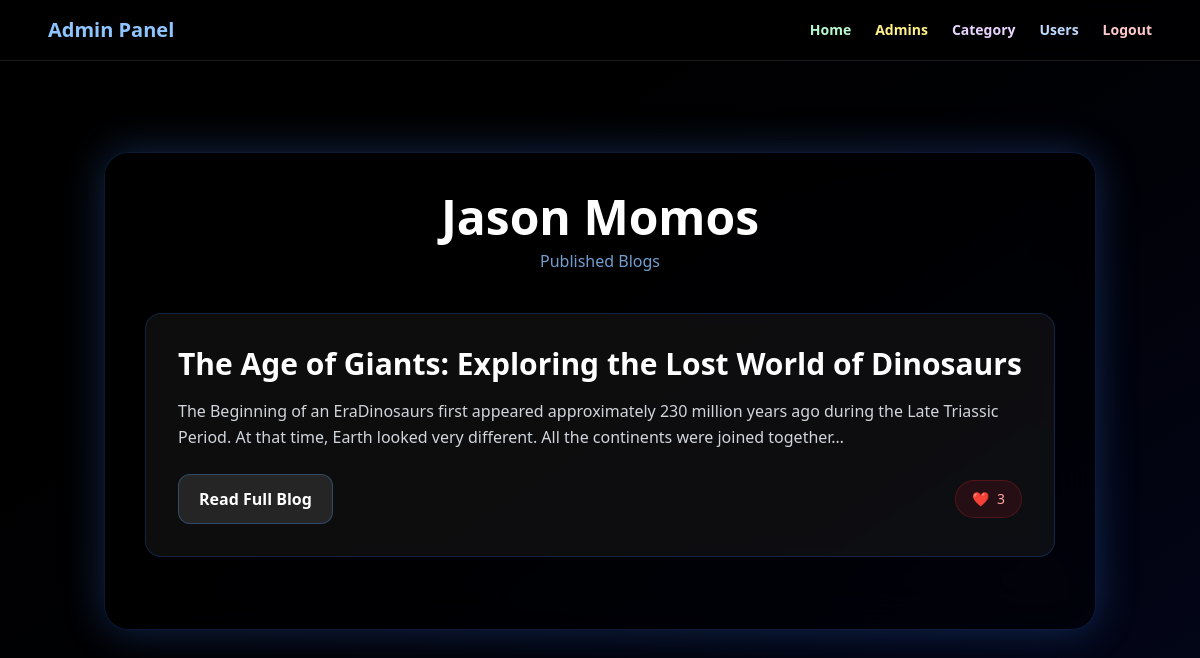
Page /administrator/ViewUserBlog/9/ (signed in) on the committed database.
### Guest/models.py (models this page shows)
class tbl_user(models.Model):
    user_name = models.CharField(max_length=50)
    user_email = models.CharField(max_length=50)
    user_password = models.CharField(max_length=50)
    user_photo = models.ImageField(upload_to="user_images/", blank=True, null=True)
    user_place = models.CharField(max_length=200)
    user_contact = models.CharField(max_length=10)
    user_gender = models.CharField(max_length=10)
    user_dateofbirth = models.CharField(max_length=10)
    joined_date = models.DateTimeField(auto_now_add=True,blank=True, null=True)

### Users/models.py (models this page shows)
class tbl_blog(models.Model):
    blog_title = models.CharField(max_length=100)
    blog_content = models.TextField()
    blog_image = models.ImageField(upload_to="blog_images/", null=True, blank=True)
    user = models.ForeignKey(tbl_user, on_delete=models.CASCADE)
    category = models.ForeignKey(tbl_category,on_delete=models.CASCADE,null=True,blank=True)
    blog_date = models.DateField(auto_now_add=True,null=True,blank=True)
    blog_views = models.IntegerField(default=0)

### Administrator/views.py (the view)
    def wrapper(request, *args, **kwargs):
        if "uid" not in request.session:
            return redirect("/guest/Login/")
        response = view_func(request, *args, **kwargs)
        add_never_cache_headers(response)
        return response

### Administrator/views.py (called while the page is built)
def admin_login_required(view_func):
    def wrapper(request, *args, **kwargs):
        if "uid" not in request.session:
            return redirect("/guest/Login/")
        response = view_func(request, *args, **kwargs)
        add_never_cache_headers(response)
        return response
    return wrapper

@admin_login_required
def view_user_blog(request, id):
    blogs = tbl_blog.objects.filter(user_id=id).order_by("-id")
    user = tbl_user.objects.get(id=id)
    return render(request, "Administrator/ViewUserBlog.html", {
        "blogs": blogs,
        "user": user
    })

### Administrator/templates/Administrator/ViewUserBlog.html (shortened to what this page needs)
<!DOCTYPE HTML>
<html>
<head>
    {% load static %}
    <link rel="stylesheet" href="{% static 'css/output.css' %}">
    <script src="https://cdn.jsdelivr.net/npm/@tailwindcss/browser@4"></script>
</head>
<body class="min-h-screen py-10 bg-gradient-to-br from-black via-blue-950 to-red-950">
<nav class="w-full fixed top-0 left-0 z-50 bg-black/40 backdrop-blur-md border-b border-white/10">
    <div class="max-w-6xl mx-auto flex justify-between items-center px-6 py-4">
        <div class="font-bold text-xl text-blue-300">
            Admin Panel
        </div>
        <div class="hidden md:flex gap-6 text-sm font-semibold">
            <a href="{% url 'homepage' %}" class="text-green-200 hover:text-green-400 transition">Home</a>
            <a href="{% url 'adminregistration' %}" class="text-yellow-200 hover:text-yellow-400 transition">Admins</a>
            <a href="{% url 'Category' %}" class="text-purple-200 hover:text-purple-400 transition">Category</a>
            <a href="{% url 'user_verification' %}" class="text-blue-200 hover:text-blue-400 transition">Users</a>
            <a href="{% url 'admin_logout' %}" class="text-red-200 hover:text-red-400 font-bold transition">
                Logout
            </a>
        </div>
    </div>
</nav>
<div class="max-w-5xl mx-auto px-4 pt-28">
<div class="w-full p-10 rounded-3xl
            backdrop-blur-xl
            bg-black/40
            border border-blue-500/20
            shadow-[0_0_40px_rgba(59,130,246,0.3)]">
    <h1 class="text-5xl font-black text-white text-center mb-2">
        {{ user.user_name }}
    </h1>
    <p class="text-center text-blue-300/80 mb-10">
        Published Blogs
    </p>
    {% for blog in blogs %}
    <div class="mb-8 p-8 rounded-2xl
                bg-white/5
                border border-blue-500/20
                backdrop-blur-lg
                hover:border-blue-400/40
                transition-all duration-300">
        <h2 class="text-3xl font-bold text-white mb-4">
            {{ blog.blog_title }}
        </h2>
        <p class="text-gray-300 leading-relaxed mb-6">
            {{ blog.blog_content|striptags|truncatechars:200 }}
        </p>
        <div class="flex flex-wrap justify-between items-center gap-4">
            <a href="{% url 'ViewUserBlogDetails' blog.id %}"
               class="px-5 py-3 rounded-xl
                      bg-white/10
                      border border-blue-400/30
                      text-white
                      font-semibold
                      hover:bg-blue-500/20
                      hover:scale-105
                      transition-all duration-300">
                Read Full Blog
            </a>
            <div class="px-4 py-2 rounded-full
                        bg-red-500/10
                        border border-red-500/20
                        text-red-300
                        text-sm flex items-center gap-2">
                <span>❤️</span>
                <span>{{ blog.tbl_blog_like_set.count }}</span>
            </div>
        </div>
    </div>
    {% empty %}
    <div class="text-center py-12">
        <p class="text-gray-400 text-lg">
            No blogs found for this user.
        </p>
    </div>
    {% endfor %}
</div>
</div>
</body>
</html>

### Administrator/templates/Administrator/ViewUserBlog.html (style rules this page uses)
body { background-size:400% 400%; animation:gradient 12s ease infinite; }

### rows in the picture
tbl_user: user_name "Jason Momos"
tbl_blog: blog_title "The Age of Giants: Exploring the Lost World of Dinosaurs", blog_content "The Beginning of an EraDinosaurs first appeared approximately 230 million years ago during the Late Triassic Period. At that time, Earth looked very different. All the continents were joined together…", tbl_blog_like_set.count "3"
